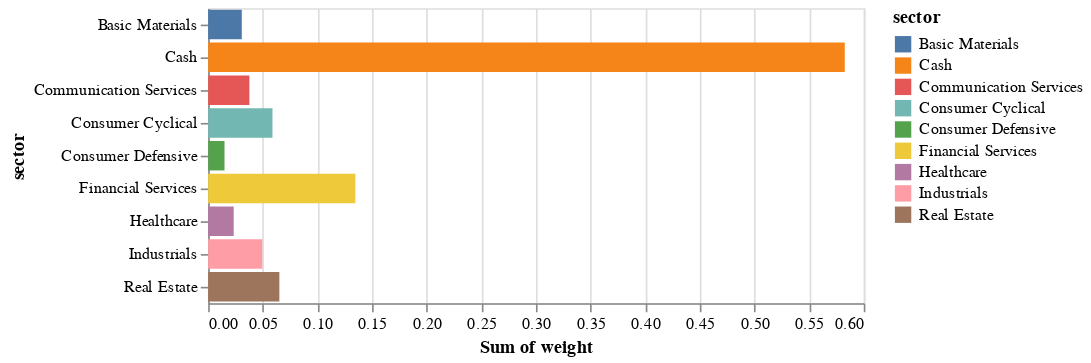

Notebook code cell kept with this figure:
### Code cell
dataset = new_dataset
# plot the dataset, referencing dataframe column names
import altair as alt
alt.Chart(dataset).mark_bar().encode(
  x='sum(weight)',
  y='sector',
  color='sector'
)

### Figure 1 — Vega-Lite specification as saved in the notebook (floating-point values rounded to 4 significant figures)
{"config": {"view": {"continuousWidth": 400, "continuousHeight": 300}}, "data": {"name": "data-ca2be6d669f216bbcbb0b02e354f6510"}, "mark": "bar", "encoding": {"color": {"field": "sector", "type": "nominal"}, "x": {"aggregate": "sum", "field": "weight", "type": "quantitative"}, "y": {"field": "sector", "type": "nominal"}}, "$schema": "https://vega.github.io/schema/vega-lite/v4.17.0.json", "datasets": {"data-ca2be6d669f216bbcbb0b02e354f6510": [{"sector": "Industrials", "weight": 0.01699}, {"sector": "Industrials", "weight": 0.01808}, {"sector": "Consumer Defensive", "weight": 0.01498}, {"sector": "Financial Services", "weight": 0.01658}, {"sector": "Consumer Cyclical", "weight": 0.01298}, {"sector": "Financial Services", "weight": 0.01404}, {"sector": "Financial Services", "weight": 0.01546}, {"sector": "Basic Materials", "weight": 0.01805}, {"sector": "Financial Services", "weight": 0.01677}, {"sector": "Financial Services", "weight": 0.01866}, {"sector": "Financial Services", "weight": 0.02704}, {"sector": "Real Estate", "weight": 0.02226}, {"sector": "Consumer Cyclical", "weight": 0.01294}, {"sector": "Real Estate", "weight": 0.02644}, {"sector": "Financial Services", "weight": 0.009636}, {"sector": "Financial Services", "weight": 0.01654}, {"sector": "Consumer Cyclical", "weight": 0.02007}, {"sector": "Consumer Cyclical", "weight": 0.01288}, {"sector": "Basic Materials", "weight": 0.01046}, {"sector": "Communication Services", "weight": 0.02221}, {"sector": "Communication Services", "weight": 0.01552}, {"sector": "Industrials", "weight": 0.01449}, {"sector": "Basic Materials", "weight": 0.002263}, {"sector": "Healthcare", "weight": 0.02337}, {"sector": "Real Estate", "weight": 0.01647}, {"sector": "Cash", "weight": 0.5826}]}}
